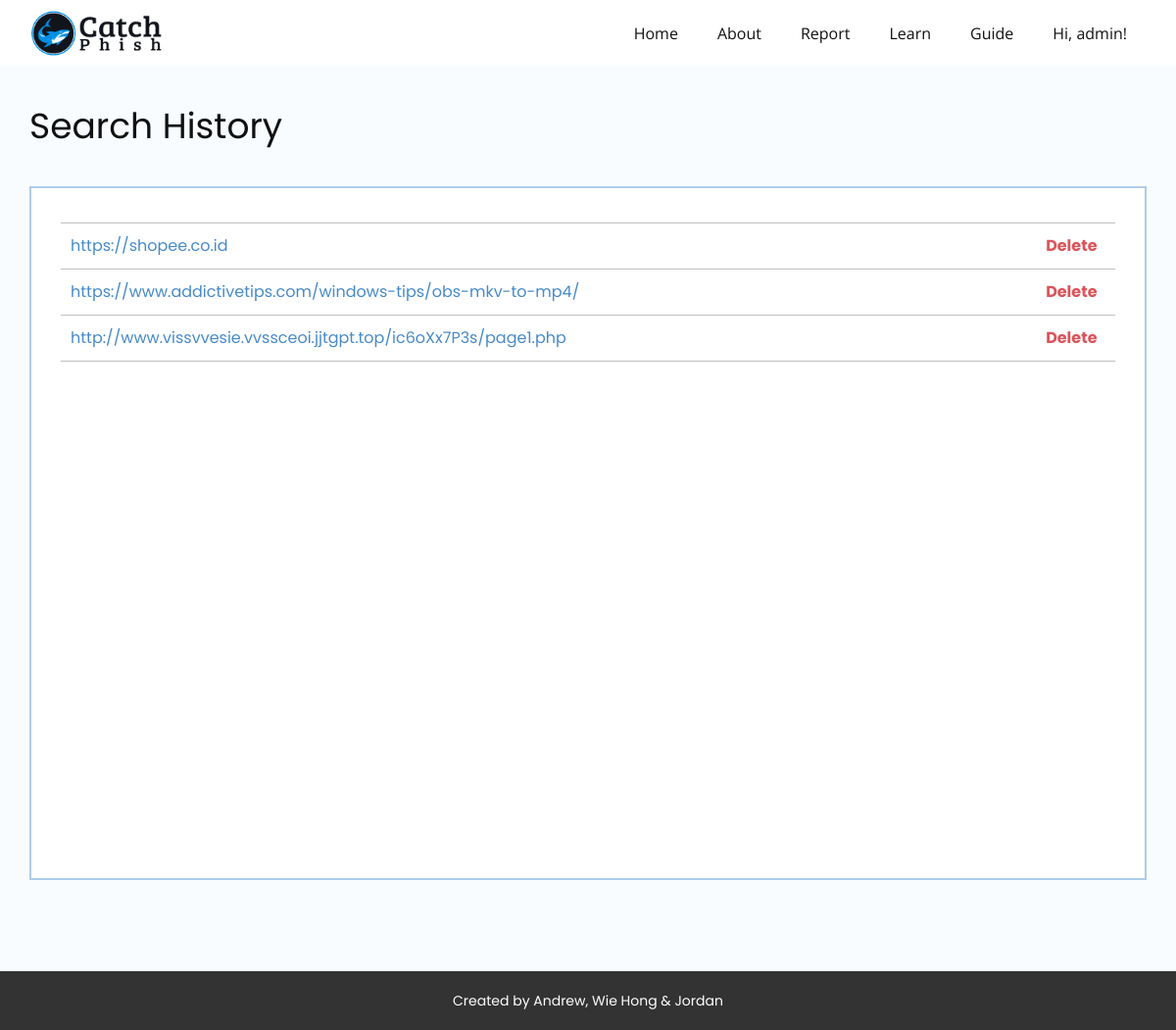
Page /history/ (signed in) on the committed database.
### predict/models.py (models this page shows, shortened)
class historyModel(models.Model):
    user = models.ForeignKey(User, on_delete=models.CASCADE, related_name="url_user", null=True)
    url = models.CharField(max_length=250)
    is_phishing = models.BooleanField(null=True)
    screenshot = models.ImageField(upload_to='images/', null=True)
    whois_domain = models.CharField(max_length=200, null=True)
    whois_registrar = models.CharField(max_length=200, null=True)
    whois_ns = models.CharField(max_length=200, null=True)
    whois_name = models.CharField(max_length=200, null=True)
    whois_org = models.CharField(max_length=200, null=True)
    whois_address = models.CharField(max_length=200, null=True)
    whois_city = models.CharField(max_length=200, null=True)
    whois_exp = models.CharField(max_length=200, null=True)
    whois_crt = models.CharField(max_length=200, null=True)

### predict/views.py (the view)
# urls.py: path('history/', views.history, name='history'),
def history(response):
    print(response)
    return render(response, "history.html", {})

### templates/history.html (shortened to what this page needs)
{% load static %}
<!DOCTYPE html>
<html style="font-size: 16px;" lang="en">
<head>
    <link rel="stylesheet" href="{% static 'history.css' %}" media="screen">
    <link rel="stylesheet" href="{% static 'nicepage.css' %}" media="screen">
  </head>
  <body class="u-body u-xl-mode"><header class="u-clearfix u-header u-sticky u-sticky-a1a1 u-white" id="sec-6d97" data-animation-name="" data-animation-duration="0" data-animation-delay="0" data-animation-direction=""><div class="u-clearfix u-sheet u-valign-middle-lg u-valign-middle-md u-valign-middle-sm u-valign-middle-xs u-sheet-1">
    <img class="u-image u-image-default u-preserve-proportions u-image-1" src="{% static 'images/Logo_2.png' %}" alt="" data-image-width="187" data-image-height="66" data-href="/" data-page-id="246591746">
    <nav class="u-menu u-menu-dropdown u-offcanvas u-menu-1">
      {% if user.is_authenticated %}
      <div class="u-custom-menu u-nav-container">
        <ul class="u-nav u-unstyled"><li class="u-nav-item"><a class="u-button-style u-nav-link" href="/">Home</a>
</li><li class="u-nav-item"><a class="u-button-style u-nav-link" href="/#sec-640d" data-page-id="246591746">About</a>
</li><li class="u-nav-item"><a class="u-button-style u-nav-link" href="/#carousel_62db" data-page-id="246591746">Report</a>
</li><li class="u-nav-item"><a class="u-button-style u-nav-link" href="/#sec-870d" data-page-id="246591746">Learn</a>
</li><li class="u-nav-item"><a class="u-button-style u-nav-link" href="/#carousel_e930" data-page-id="246591746">Guide</a>
</li><li class="u-nav-item"><a class="u-button-style u-nav-link" style="padding-right: 20px;">Hi, {{ user.username }}!</a>
{% endif %}
</li></ul>
      </div>
    </nav>
  </div></header>
    <section class="u-clearfix u-custom-color-1 u-section-1" id="sec-d18e">
      <div class="u-clearfix u-sheet u-sheet-1">
        <h3 class="u-custom-font u-text u-text-default u-text-1">Search History</h3>
        <div class="u-border-2 u-border-palette-1-light-2 u-container-style u-expanded-width u-group u-white u-group-1">
          <div class="u-container-layout u-container-layout-1">
            <div class="u-expanded-width u-table u-table-responsive u-table-1">
              <table class="u-table-entity">
                <colgroup>
                  <col width="91.7%">
                  <col width="8.3%">
                </colgroup>
                <tbody class="u-table-body">
                  {% for td in user.url_user.all %}
                    <tr style="height: 47px;">
                      <td class="u-border-1 u-border-grey-25 u-border-no-left u-border-no-right u-custom-font u-table-cell u-table-cell-1"><a href="/{{td.id}}">{{td.url}}</a><br></td>
                      <td class="u-align-center u-border-1 u-border-grey-25 u-border-no-left u-border-no-right u-custom-font u-table-cell u-text-palette-2-base u-table-cell-2"><a class="u-text-palette-2-base" href="{% url 'delete' td.id %}">Delete</a></td>
                    </tr>
                  {% endfor %}
                </tbody>
              </table>
            </div>
          </div>
        </div>
      </div>
    </section>
    <footer class="u-align-center u-clearfix u-footer u-grey-80 u-footer" id="sec-e2b1"><div class="u-clearfix u-sheet u-valign-middle u-sheet-1">
      <p class="u-custom-font u-small-text u-text u-text-variant u-text-1">Created by Andrew, Wie Hong &amp; Jordan</p>
    </div></footer>
</body></html>

### static/history.css (style rules this page uses)
.u-section-1 { background-image: none; }
.u-section-1 .u-sheet-1 { min-height: 924px; }
.u-section-1 .u-text-1 { font-family: Poppins; font-size: 2.25rem; margin: 40px auto 0 0; }
.u-section-1 .u-group-1 { min-height: 708px; margin-top: 40px; margin-bottom: 60px; height: auto; }
.u-section-1 .u-container-layout-1 { padding-left: 30px; padding-right: 30px; padding-bottom: 30px; }
.u-section-1 .u-table-1 { margin-bottom: 0; margin-top: 35px; }
.u-section-1 .u-table-cell-1 { font-family: Poppins; }
.u-section-1 .u-table-cell-2 { font-family: Poppins; font-weight: 700; }

### rows in the picture
historyModel: url "https://shopee.co.id"
historyModel: url "https://www.addictivetips.com/windows-tips/obs-mkv-to-mp4/"
historyModel: url "http://www.vissvvesie.vvssceoi.jjtgpt.top/ic6oXx7P3s/page1.php"

### other values in the picture
{{ user.username }} "admin"
